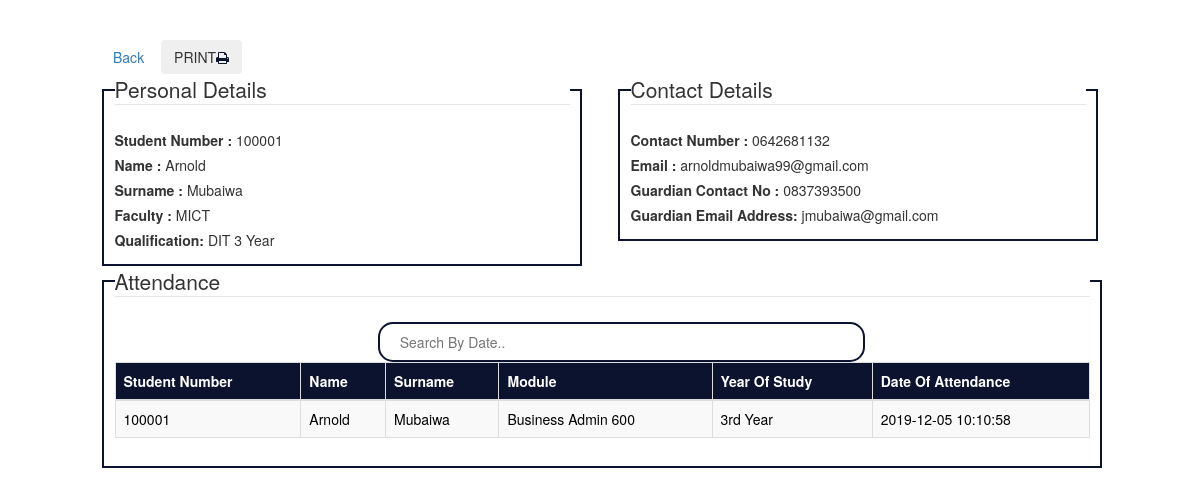
Screenshot of /Admin/StudentDetails.php?StudentNumber=100001 with the database file from the repository.
### tables this page shows
CREATE TABLE `Students` (
  `StudentNumber` int(11) NOT NULL,
  `Name` varchar(25) NOT NULL,
  `Surname` varchar(25) NOT NULL,
  `Faculty` varchar(20) NOT NULL,
  `Qualification` varchar(20) NOT NULL,
  `YearOfStudy` varchar(10) NOT NULL,
  `ContactNumber` varchar(10) NOT NULL,
  `Email` varchar(50) NOT NULL,
  `GuardianContactNo` varchar(10) NOT NULL,
  `GuardianEmailAd` varchar(50) DEFAULT NULL
);

CREATE TABLE `DuncanMthembu` (
  `ID` int(5) NOT NULL,
  `StudentNo` int(6) NOT NULL,
  `Name` varchar(30) NOT NULL,
  `Surname` varchar(30) DEFAULT NULL,
  `Module` varchar(30) NOT NULL,
  `YearOfStudy` varchar(30) NOT NULL,
  `DateOfAttendance` timestamp NOT NULL DEFAULT current_timestamp() ON UPDATE current_timestamp()
);

### Admin/StudentDetails.php (the view, shortened to what this page needs)
<?php
require_once "connection.php";
    $sql = "SELECT * FROM Students WHERE StudentNumber = ?";
    if($stmt = mysqli_prepare($conn, $sql)){
        mysqli_stmt_bind_param($stmt, "i", $param_id);
        if(mysqli_stmt_execute($stmt)){
            $result = mysqli_stmt_get_result($stmt);
            if(mysqli_num_rows($result) == 1){
                $row = mysqli_fetch_array($result, MYSQLI_ASSOC);
            } else{
                header("location: error.php");
                exit();
            }
        } else{
            echo "Oops! Something went wrong. Please try again later.";
        }
    }
?>
<!DOCTYPE html>
<html lang="en">
<head>
    <link rel="stylesheet" href="https://maxcdn.bootstrapcdn.com/bootstrap/3.3.7/css/bootstrap.css">
    <link rel="stylesheet" href="main.css">
    <link rel="stylesheet" href="https://cdnjs.cloudflare.com/ajax/libs/font-awesome/4.7.0/css/font-awesome.min.css">
</head>
<body>
<div>
<a href="Students.php" class="btn">Back</a>
<button class="btn" id="prints">PRINT<i class="fa fa-print"style="color: rgb(11, 19, 46);"></i></button>
    </div>
<div>
    <fieldset id="pers">
        <legend>Personal Details</legend>
       <label> Student Number :</label> <?php echo $row["StudentNumber"]; $studentno=$row["StudentNumber"];?><br>
       <label>Name :</label> <?php echo $row["Name"]; ?><br>
       <label>Surname :</label> <?php echo $row["Surname"]; ?><br>
       <label>Faculty :</label> <?php echo $row["Faculty"]; ?><br>
       <label>Qualification:</label> <?php echo $row['Qualification']; ?><br>
    </fieldset>
    <fieldset id="Attendance">
        <legend>Contact Details</legend>
        <label>Contact Number :</label> <?php echo $row["ContactNumber"]; ?><br>
        <label>Email :</label> <?php echo $row["Email"]; ?><br>
        <label>Guardian Contact No :</label> <?php echo $row["GuardianContactNo"]; ?><br>
        <label>Guardian Email Address:</label> <?php echo $row['GuardianEmailAd']; ?><br>
    </fieldset>
    <fieldset id="big-field" scrolling="yes">
    <legend> Attendance</legend>
    <div align="center">
    <input type="text" id="myInput" class="search-btn" onkeyup="myFunction()" placeholder="Search By Date..">
    </div>
    <?php
require_once('connection.php');
$sqlT = "SELECT TableName FROM Lecturers";
if($resultT = mysqli_query($conn, $sqlT)){
 if(mysqli_num_rows($resultT) > 0){
    echo "<table id ='myTable' class='table table-bordered table-striped'>";
    echo "<thead>";
        echo "<tr>";
            echo "<th>Student Number</th>";
            echo "<th>Name</th>";
            echo "<th>Surname</th>";;
            echo "<th>Module</th>";
            echo "<th>Year Of Study</th>";
            echo "<th>Date Of Attendance</th>";
        echo "</tr>";
    echo "</thead>";
    echo "<tbody>";
    while($row = mysqli_fetch_array($resultT)){
        $table= $row['TableName'];
        $sql1 = "SELECT * FROM $table Where StudentNo = $studentno ";
            if($result1 = mysqli_query($conn, $sql1)){
            if(mysqli_num_rows($result1) > 0){
                while($row1 = mysqli_fetch_array($result1)){
                    echo "<tr>";
                    echo "<td>" . $row1['StudentNo'] . "</td>";
                    echo "<td>" . $row1['Name'] . "</td>";
                    echo "<td>" . $row1['Surname'] . "</td>";
                    echo "<td>" . $row1['Module'] . "</td>";
                    echo "<td>" . $row1['YearOfStudy'] . "</td>";
                    echo "<td>" . $row1['DateOfAttendance'] . "</td>";
                    echo "</tr>";
                }
            }
        }
        }
    }
 }
?>
</fieldset>
</div>
</body>
</html>

### Admin/main.css (style rules this page uses)
.search-btn { width:50%; height:40px; border-radius:15px; border: 2px solid rgb(11, 19, 46); padding-left:20px; margin-left:4%; }

### Admin/StudentDetails.php (style rules this page uses)
fieldset { display: block; margin-left: 2px; margin-right: 2px; padding-top: 0.35em; padding-bottom: 0.625em; padding-left: 0.75em; padding-right: 0.75em; width: 48%; border: 2px solid rgb(11, 19, 46); }
#Attendance { float:right; }
#pers { float:left; }
body { margin-left: 5%; margin-right: 5%; }
#big-field { width: 100%; }
.search-btn { width:50%; height:40px; border-radius:15px; border: 2px solid rgb(11, 19, 46); padding-left:20px; margin-left:4%; }
th { background-color: rgb(11, 19, 46); color:white; }
body { padding:40px; }
td { font-size:14px; }
tr { background-color: lightgray; color:black; }

### rows the page displays
students: StudentNumber "100001", Name "Arnold", Surname "Mubaiwa", Faculty "MICT", Qualification "DIT 3 Year", ContactNumber "0642681132", Email "arnoldmubaiwa99@gmail.com", GuardianContactNo "0837393500", GuardianEmailAd "jmubaiwa@gmail.com"
duncanmthembu: StudentNo "100001", Name "Arnold", Surname "Mubaiwa", Module "Business Admin 600", YearOfStudy "3rd Year", DateOfAttendance "2019-12-05 10:10:58"
